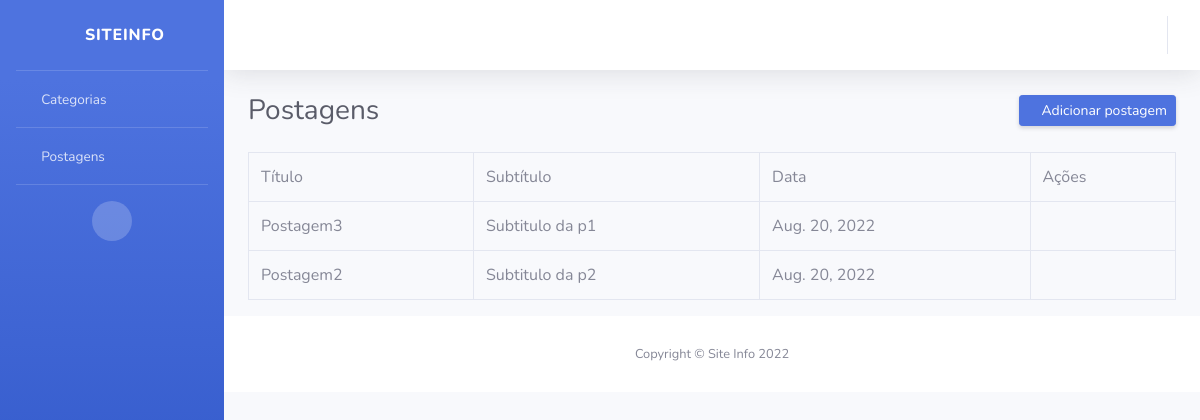
/lista_post/, run on an earlier commit of the app's database.
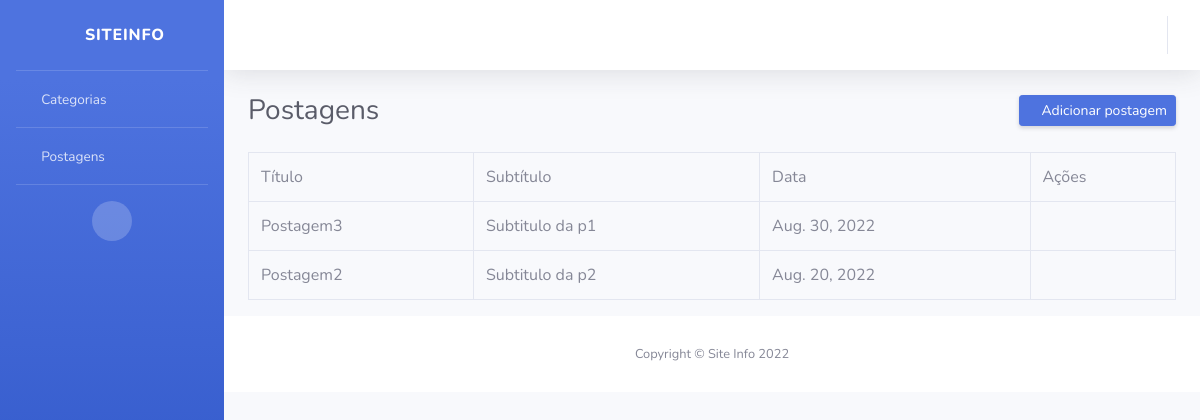
And on a later commit of the database.
### siteinfo/models.py (models this page shows, shortened)
class Postagem(models.Model):
    titulo = models.CharField(max_length=100)
    subtitulo = models.CharField(max_length=200)
    texto = models.TextField()
    data_publicacao = models.DateField(auto_now=True)
    categoria = models.ForeignKey(
        Categoria, on_delete=models.CASCADE, default=None, null=True)
    usuario = models.ForeignKey(
        Usuario, on_delete=models.CASCADE, default=None, null=True)
    class Meta:
        verbose_name_plural = "Postagens"

### siteinfo/views.py (the view)
# urls.py: path('lista_post/', lista_post, name="listapost"),
def lista_post(request):
    postagens = Postagem.objects.all()
    pacote = {"postagem_chave": postagens}
    return render(request, "lista_post.html", pacote)

### siteinfo/templates/lista_post.html (shortened to what this page needs)
{% extends 'layout.html' %}
{% block content %}
<div class="d-sm-flex align-items-center justify-content-between mb-4">
  <h1 class="h3 mb-0 text-gray-800">Postagens</h1>
  <a href="{% url 'url_criar_postagem' %}" class="d-none d-sm-inline-block btn btn-sm btn-primary shadow-sm"><i class="fas fa-plus fa-sm text-white-50"></i> Adicionar postagem</a>
</div>
<div>
<div class="table-responsive">
    <table border="1" class="table table-bordered" id="dataTable" width="100%" cellspacing="0">
      <tr>
        <td>Título</td>
        <td>Subtítulo</td>
        <td>Data</td>
        <td>Ações</td>
      </tr>
      {% for postagem in postagem_chave %}
      <tr>
        <td>{{ postagem.titulo}}</td>
        <td>{{ postagem.subtitulo}}</td>
        <td>{{ postagem.data_publicacao}}</td>
        <td>
          <a href="{% url 'url_atualizar_postagem' postagem.id %}"> <i class="fa fa-edit"></i></a>
          <a href="{% url 'url_deletar_postagem' postagem.id %}">  <i class="fa fa-trash"></i></a>
        </td>
      </tr>
      {% endfor %}
    </table>
</div>
{% endblock %}

What changed in the data, as far as the page shows it:
changed Postagem "Postagem3": data_publicacao "Aug. 20, 2022" → "Aug. 30, 2022"
